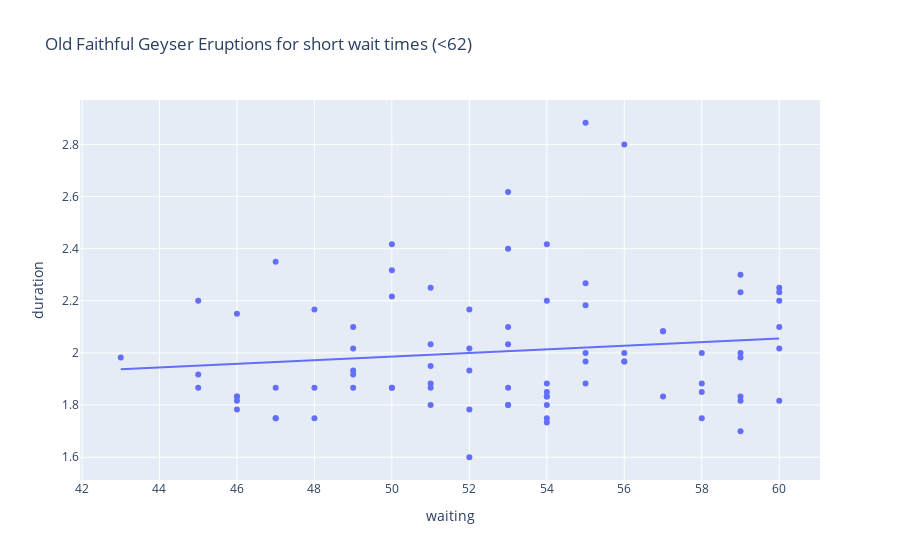
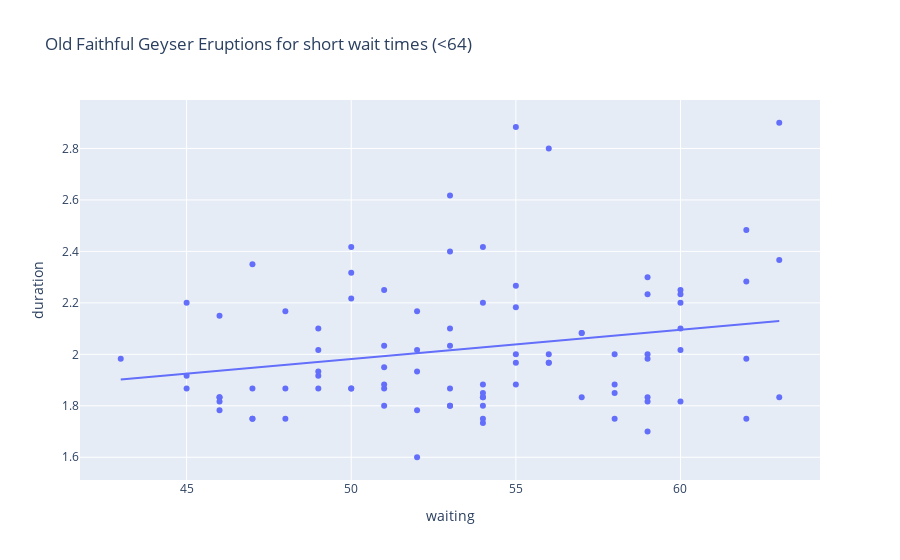
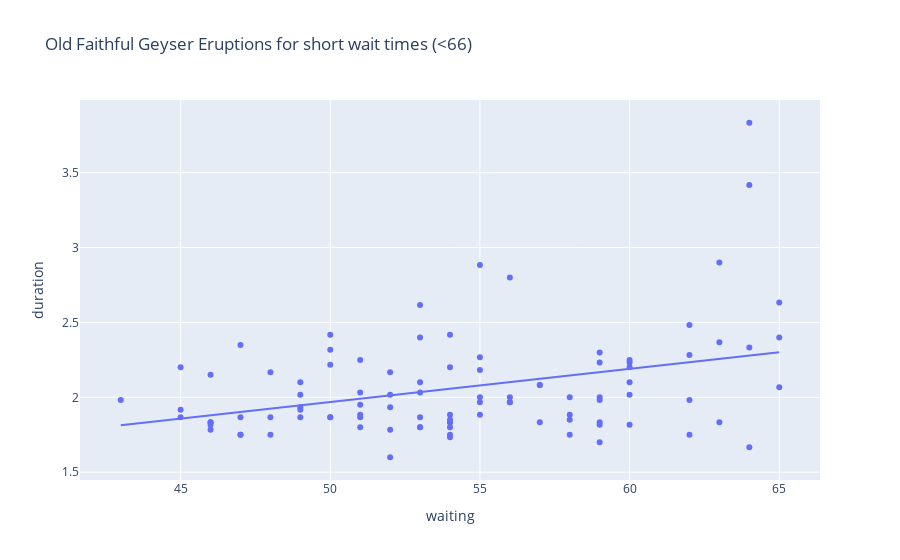

Notebook code cell kept with these figures, in order:
### Markdown cell above
Interpretation of Results:
For each short_wait_limit value (62, 64, 66):

If the p-value for waiting is less than 0.05 for a given short_wait_limit, you have evidence to reject the null hypothesis and conclude that there is a significant relationship between waiting time and eruption duration for that subset.

If the p-value is greater than 0.05, you would not reject the null hypothesis and would conclude that there is no evidence of a significant relationship between waiting time and eruption duration for that subset of short wait times.

In order to find the evidence, we can follow steps below. First, set the short wait limit. The code runs for short_wait_limit values of 62, 64, and 66. Each time we change short_wait_limit, the model will use the subset of data where waiting is less than this value. Secondly, Run the linear regression. The ols function fits a linear regression model, with duration as the dependent variable and waiting as the independent variable. This will calculate the regression parameters (slope and intercept) and their significance.
Then, Summarize the regression results. regression_results.summary() provides details of the regression, including the p-value for the slope of waiting (i.e., the significance of the relationship between waiting and duration).Eventually, Plot the data and regression line. The plotly scatter plot will show the relationship between waiting and duration for short wait times, with a trendline showing the linear regression.

There are some key results that need to be check when finding the evidence:
Slope coefficient for waiting: This tells you the average change in eruption duration for a one-unit change in waiting time.

p-value for the waiting variable: The p-value tests the null hypothesis that the slope (𝛽1) is zero (no relationship). If the p-value is less than the threshold (typically 0.05), we reject the null hypothesis and conclude there is a significant relationship.

R-squared value: This indicates how well the model fits the data. A higher R-squared value means a better fit.

Comparing Evidence Across Limits:
For short_wait_limit = 62: This is a stricter cutoff, focusing on the shortest wait times. The relationship may be weaker or less significant with a smaller subset of data.
For short_wait_limit = 64 and short_wait_limit = 66: These will include more data points and could give a clearer picture of whether the relationship holds as the subset expands.

### Code cell
import plotly.express as px
import statsmodels.formula.api as smf

# Define the short wait limit (you can test 62, 64, or 66)
short_wait_limit = 62  # Change to 64 or 66 as needed

# Filter the data for short wait times
short_wait = old_faithful.waiting < short_wait_limit

# Fit the linear regression model to the subset of the data
regression_results = smf.ols('duration ~ waiting', data=old_faithful[short_wait]).fit()

# Print the summary of the regression results
print(regression_results.summary().tables[1])

# Create a scatter plot with a linear regression trendline
fig = px.scatter(old_faithful[short_wait], x='waiting', y='duration', 
                 title="Old Faithful Geyser Eruptions for short wait times (<" + str(short_wait_limit) + ")", 
                 trendline='ols')

fig.show()  # Renders the plot

# Define the short wait limit (you can test 62, 64, or 66)
short_wait_limit = 64  # Change to 64 or 66 as needed

# Filter the data for short wait times
short_wait = old_faithful.waiting < short_wait_limit

# Fit the linear regression model to the subset of the data
regression_results = smf.ols('duration ~ waiting', data=old_faithful[short_wait]).fit()

# Print the summary of the regression results
print(regression_results.summary().tables[1])

# Create a scatter plot with a linear regression trendline
fig = px.scatter(old_faithful[short_wait], x='waiting', y='duration', 
                 title="Old Faithful Geyser Eruptions for short wait times (<" + str(short_wait_limit) + ")", 
                 trendline='ols')
fig.show()  # Renders the plot

# Define the short wait limit (you can test 62, 64, or 66)
short_wait_limit = 66  # Change to 64 or 66 as needed

# Filter the data for short wait times
short_wait = old_faithful.waiting < short_wait_limit

# Fit the linear regression model to the subset of the data
regression_results = smf.ols('duration ~ waiting', data=old_faithful[short_wait]).fit()

# Print the summary of the regression results
print(regression_results.summary().tables[1])

# Create a scatter plot with a linear regression trendline
fig = px.scatter(old_faithful[short_wait], x='waiting', y='duration', 
                 title="Old Faithful Geyser Eruptions for short wait times (<" + str(short_wait_limit) + ")", 
                 trendline='ols')

fig.show(renderer="png")  # Renders the plot

### Figure 1 — Plotly figure (JSON) as saved in the notebook; plotly's stock layout.template omitted (floating-point values rounded to 4 significant figures)
{"data": [{"hovertemplate": "waiting=%{x}<br>duration=%{y}<extra></extra>", "legendgroup": "", "marker": {"color": "#636efa", "symbol": "circle"}, "mode": "markers", "name": "", "orientation": "v", "showlegend": false, "type": "scatter", "x": [54, 55, 51, 54, 47, 52, 52, 51, 47, 55, 52, 48, 59, 58, 58, 53, 59, 54, 54, 59, 48, 60, 56, 60, 48, 60, 50, 51, 49, 47, 52, 59, 59, 50, 59, 53, 56, 45, 55, 45, 56, 46, 51, 53, 60, 59, 49, 53, 53, 45, 58, 52, 49, 57, 50, 55, 51, 46, 55, 57, 51, 60, 53, 46, 49, 49, 53, 55, 50, 54, 54, 50, 54, 54, 47, 57, 54, 56, 58, 43, 60, 46, 46], "xaxis": "x", "y": [1.8, 2.883, 1.95, 1.833, 1.75, 2.167, 1.6, 1.8, 1.75, 1.967, 2.017, 1.867, 1.833, 1.883, 1.75, 2.1, 2, 1.833, 1.733, 2.233, 1.75, 1.817, 1.967, 2.017, 2.167, 2.2, 1.867, 1.867, 2.1, 1.867, 1.783, 2.3, 1.7, 2.317, 1.817, 2.617, 1.967, 1.917, 2.267, 1.867, 2.8, 1.833, 1.883, 2.033, 2.233, 1.983, 2.017, 1.8, 1.8, 2.2, 2, 1.933, 1.917, 2.083, 2.417, 1.883, 2.033, 1.833, 2.183, 1.833, 2.25, 2.1, 1.867, 1.783, 1.933, 1.867, 2.4, 2, 1.867, 1.75, 2.417, 2.217, 1.883, 1.85, 2.35, 2.083, 2.2, 2, 1.85, 1.983, 2.25, 2.15, 1.817], "yaxis": "y"}, {"hovertemplate": "<b>OLS trendline</b><br>duration = 0.00691825 * waiting + 1.64008<br>R<sup>2</sup>=0.017113<br><br>waiting=%{x}<br>duration=%{y} <b>(trend)</b><extra></extra>", "legendgroup": "", "marker": {"color": "#636efa", "symbol": "circle"}, "mode": "lines", "name": "", "showlegend": false, "type": "scatter", "x": [43, 45, 45, 45, 46, 46, 46, 46, 46, 47, 47, 47, 47, 48, 48, 48, 49, 49, 49, 49, 49, 50, 50, 50, 50, 50, 51, 51, 51, 51, 51, 51, 52, 52, 52, 52, 52, 53, 53, 53, 53, 53, 53, 53, 54, 54, 54, 54, 54, 54, 54, 54, 54, 55, 55, 55, 55, 55, 55, 56, 56, 56, 56, 57, 57, 57, 58, 58, 58, 58, 59, 59, 59, 59, 59, 59, 59, 60, 60, 60, 60, 60, 60], "xaxis": "x", "y": [1.938, 1.951, 1.951, 1.951, 1.958, 1.958, 1.958, 1.958, 1.958, 1.965, 1.965, 1.965, 1.965, 1.972, 1.972, 1.972, 1.979, 1.979, 1.979, 1.979, 1.979, 1.986, 1.986, 1.986, 1.986, 1.986, 1.993, 1.993, 1.993, 1.993, 1.993, 1.993, 2.0, 2.0, 2.0, 2.0, 2.0, 2.007, 2.007, 2.007, 2.007, 2.007, 2.007, 2.007, 2.014, 2.014, 2.014, 2.014, 2.014, 2.014, 2.014, 2.014, 2.014, 2.021, 2.021, 2.021, 2.021, 2.021, 2.021, 2.028, 2.028, 2.028, 2.028, 2.034, 2.034, 2.034, 2.041, 2.041, 2.041, 2.041, 2.048, 2.048, 2.048, 2.048, 2.048, 2.048, 2.048, 2.055, 2.055, 2.055, 2.055, 2.055, 2.055], "yaxis": "y"}], "layout": {"legend": {"tracegroupgap": 0}, "title": {"text": "Old Faithful Geyser Eruptions for short wait times (<62)"}, "xaxis": {"anchor": "y", "domain": [0, 1], "title": {"text": "waiting"}}, "yaxis": {"anchor": "x", "domain": [0, 1], "title": {"text": "duration"}}}}

### Figure 2 — Plotly figure (JSON) as saved in the notebook; plotly's stock layout.template omitted (floating-point values rounded to 4 significant figures)
{"data": [{"hovertemplate": "waiting=%{x}<br>duration=%{y}<extra></extra>", "legendgroup": "", "marker": {"color": "#636efa", "symbol": "circle"}, "mode": "markers", "name": "", "orientation": "v", "showlegend": false, "type": "scatter", "x": [54, 62, 55, 51, 54, 47, 52, 62, 52, 51, 47, 55, 52, 48, 59, 58, 58, 53, 59, 54, 54, 59, 48, 60, 56, 62, 60, 48, 60, 50, 63, 51, 62, 49, 47, 52, 59, 59, 50, 59, 53, 56, 45, 55, 45, 56, 46, 51, 53, 60, 59, 49, 53, 53, 45, 58, 63, 52, 49, 57, 50, 55, 51, 46, 55, 57, 51, 60, 53, 46, 49, 49, 53, 55, 50, 54, 54, 50, 54, 54, 47, 63, 57, 54, 56, 58, 43, 60, 46, 46], "xaxis": "x", "y": [1.8, 2.283, 2.883, 1.95, 1.833, 1.75, 2.167, 1.75, 1.6, 1.8, 1.75, 1.967, 2.017, 1.867, 1.833, 1.883, 1.75, 2.1, 2, 1.833, 1.733, 2.233, 1.75, 1.817, 1.967, 1.983, 2.017, 2.167, 2.2, 1.867, 1.833, 1.867, 2.483, 2.1, 1.867, 1.783, 2.3, 1.7, 2.317, 1.817, 2.617, 1.967, 1.917, 2.267, 1.867, 2.8, 1.833, 1.883, 2.033, 2.233, 1.983, 2.017, 1.8, 1.8, 2.2, 2, 2.367, 1.933, 1.917, 2.083, 2.417, 1.883, 2.033, 1.833, 2.183, 1.833, 2.25, 2.1, 1.867, 1.783, 1.933, 1.867, 2.4, 2, 1.867, 1.75, 2.417, 2.217, 1.883, 1.85, 2.35, 2.9, 2.083, 2.2, 2, 1.85, 1.983, 2.25, 2.15, 1.817], "yaxis": "y"}, {"hovertemplate": "<b>OLS trendline</b><br>duration = 0.0113626 * waiting + 1.41398<br>R<sup>2</sup>=0.048880<br><br>waiting=%{x}<br>duration=%{y} <b>(trend)</b><extra></extra>", "legendgroup": "", "marker": {"color": "#636efa", "symbol": "circle"}, "mode": "lines", "name": "", "showlegend": false, "type": "scatter", "x": [43, 45, 45, 45, 46, 46, 46, 46, 46, 47, 47, 47, 47, 48, 48, 48, 49, 49, 49, 49, 49, 50, 50, 50, 50, 50, 51, 51, 51, 51, 51, 51, 52, 52, 52, 52, 52, 53, 53, 53, 53, 53, 53, 53, 54, 54, 54, 54, 54, 54, 54, 54, 54, 55, 55, 55, 55, 55, 55, 56, 56, 56, 56, 57, 57, 57, 58, 58, 58, 58, 59, 59, 59, 59, 59, 59, 59, 60, 60, 60, 60, 60, 60, 62, 62, 62, 62, 63, 63, 63], "xaxis": "x", "y": [1.903, 1.925, 1.925, 1.925, 1.937, 1.937, 1.937, 1.937, 1.937, 1.948, 1.948, 1.948, 1.948, 1.959, 1.959, 1.959, 1.971, 1.971, 1.971, 1.971, 1.971, 1.982, 1.982, 1.982, 1.982, 1.982, 1.993, 1.993, 1.993, 1.993, 1.993, 1.993, 2.005, 2.005, 2.005, 2.005, 2.005, 2.016, 2.016, 2.016, 2.016, 2.016, 2.016, 2.016, 2.028, 2.028, 2.028, 2.028, 2.028, 2.028, 2.028, 2.028, 2.028, 2.039, 2.039, 2.039, 2.039, 2.039, 2.039, 2.05, 2.05, 2.05, 2.05, 2.062, 2.062, 2.062, 2.073, 2.073, 2.073, 2.073, 2.084, 2.084, 2.084, 2.084, 2.084, 2.084, 2.084, 2.096, 2.096, 2.096, 2.096, 2.096, 2.096, 2.118, 2.118, 2.118, 2.118, 2.13, 2.13, 2.13], "yaxis": "y"}], "layout": {"legend": {"tracegroupgap": 0}, "title": {"text": "Old Faithful Geyser Eruptions for short wait times (<64)"}, "xaxis": {"anchor": "y", "domain": [0, 1], "title": {"text": "waiting"}}, "yaxis": {"anchor": "x", "domain": [0, 1], "title": {"text": "duration"}}}}

### Figure 3 — Plotly figure (JSON) as saved in the notebook; plotly's stock layout.template omitted (floating-point values rounded to 4 significant figures)
{"data": [{"hovertemplate": "waiting=%{x}<br>duration=%{y}<extra></extra>", "legendgroup": "", "marker": {"color": "#636efa", "symbol": "circle"}, "mode": "markers", "name": "", "orientation": "v", "showlegend": false, "type": "scatter", "x": [54, 62, 55, 51, 54, 47, 52, 62, 52, 51, 47, 55, 52, 48, 59, 58, 58, 64, 53, 59, 54, 54, 64, 59, 48, 60, 65, 56, 62, 60, 65, 48, 60, 50, 63, 51, 62, 49, 47, 52, 59, 59, 50, 59, 53, 56, 45, 55, 45, 56, 46, 51, 53, 60, 59, 49, 53, 65, 53, 45, 58, 63, 52, 49, 57, 50, 55, 51, 46, 55, 57, 51, 60, 53, 46, 49, 49, 64, 53, 55, 50, 54, 54, 50, 54, 54, 64, 47, 63, 57, 54, 56, 58, 43, 60, 46, 46], "xaxis": "x", "y": [1.8, 2.283, 2.883, 1.95, 1.833, 1.75, 2.167, 1.75, 1.6, 1.8, 1.75, 1.967, 2.017, 1.867, 1.833, 1.883, 1.75, 3.833, 2.1, 2, 1.833, 1.733, 1.667, 2.233, 1.75, 1.817, 2.067, 1.967, 1.983, 2.017, 2.633, 2.167, 2.2, 1.867, 1.833, 1.867, 2.483, 2.1, 1.867, 1.783, 2.3, 1.7, 2.317, 1.817, 2.617, 1.967, 1.917, 2.267, 1.867, 2.8, 1.833, 1.883, 2.033, 2.233, 1.983, 2.017, 1.8, 2.4, 1.8, 2.2, 2, 2.367, 1.933, 1.917, 2.083, 2.417, 1.883, 2.033, 1.833, 2.183, 1.833, 2.25, 2.1, 1.867, 1.783, 1.933, 1.867, 3.417, 2.4, 2, 1.867, 1.75, 2.417, 2.217, 1.883, 1.85, 2.333, 2.35, 2.9, 2.083, 2.2, 2, 1.85, 1.983, 2.25, 2.15, 1.817], "yaxis": "y"}, {"hovertemplate": "<b>OLS trendline</b><br>duration = 0.0221439 * waiting + 0.861873<br>R<sup>2</sup>=0.126194<br><br>waiting=%{x}<br>duration=%{y} <b>(trend)</b><extra></extra>", "legendgroup": "", "marker": {"color": "#636efa", "symbol": "circle"}, "mode": "lines", "name": "", "showlegend": false, "type": "scatter", "x": [43, 45, 45, 45, 46, 46, 46, 46, 46, 47, 47, 47, 47, 48, 48, 48, 49, 49, 49, 49, 49, 50, 50, 50, 50, 50, 51, 51, 51, 51, 51, 51, 52, 52, 52, 52, 52, 53, 53, 53, 53, 53, 53, 53, 54, 54, 54, 54, 54, 54, 54, 54, 54, 55, 55, 55, 55, 55, 55, 56, 56, 56, 56, 57, 57, 57, 58, 58, 58, 58, 59, 59, 59, 59, 59, 59, 59, 60, 60, 60, 60, 60, 60, 62, 62, 62, 62, 63, 63, 63, 64, 64, 64, 64, 65, 65, 65], "xaxis": "x", "y": [1.814, 1.858, 1.858, 1.858, 1.88, 1.88, 1.88, 1.88, 1.88, 1.903, 1.903, 1.903, 1.903, 1.925, 1.925, 1.925, 1.947, 1.947, 1.947, 1.947, 1.947, 1.969, 1.969, 1.969, 1.969, 1.969, 1.991, 1.991, 1.991, 1.991, 1.991, 1.991, 2.013, 2.013, 2.013, 2.013, 2.013, 2.036, 2.036, 2.036, 2.036, 2.036, 2.036, 2.036, 2.058, 2.058, 2.058, 2.058, 2.058, 2.058, 2.058, 2.058, 2.058, 2.08, 2.08, 2.08, 2.08, 2.08, 2.08, 2.102, 2.102, 2.102, 2.102, 2.124, 2.124, 2.124, 2.146, 2.146, 2.146, 2.146, 2.168, 2.168, 2.168, 2.168, 2.168, 2.168, 2.168, 2.191, 2.191, 2.191, 2.191, 2.191, 2.191, 2.235, 2.235, 2.235, 2.235, 2.257, 2.257, 2.257, 2.279, 2.279, 2.279, 2.279, 2.301, 2.301, 2.301], "yaxis": "y"}], "layout": {"legend": {"tracegroupgap": 0}, "title": {"text": "Old Faithful Geyser Eruptions for short wait times (<66)"}, "xaxis": {"anchor": "y", "domain": [0, 1], "title": {"text": "waiting"}}, "yaxis": {"anchor": "x", "domain": [0, 1], "title": {"text": "duration"}}}}
